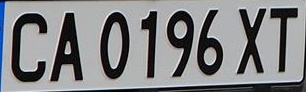
#> input picture PlakaTS/TespitEdilenPlaka/plaka.jpg, 306 x 92 px
$ python PlakaOkuma.py
#> lines starting #> are read from the running program, lines starting #| are printed output that depends on the picture; after the words box and inside, x2 and y2 are one past the last pixel; in counts of white or black regions, pixels touching at a corner belong together
import cv2
import pytesseract
import matplotlib.pyplot as plt
#pytesseract.pytesseract.tesseract_cmd = r"C:\Program Files\Tesseract-OCR\tesseract.exe"

# Plaka resmin görüntülenmesi
img = cv2.imread("TespitEdilenPlaka/plaka.jpg")
#> img is the input picture: shape (92, 306, 3); mean B, G, R 132.4, 130.6, 129.6

plt.imshow(cv2.cvtColor(img,cv2.COLOR_BGR2RGB))
plt.show()

#gray formata dönüştürülmesi
gray = cv2.cvtColor(img, cv2.COLOR_BGR2GRAY)

cv2.imshow('gray', gray)

#bulanıklaştırma
blur = cv2.GaussianBlur(gray, (3,3), 0)
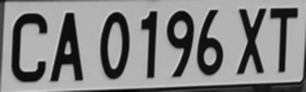
#> blur: shape (92, 306); min 3, max 211, mean 130.7

cv2.imshow('blur', blur)

#eşikleme
thresh = cv2.threshold(blur, 0, 255, cv2.THRESH_BINARY_INV + cv2.THRESH_OTSU)[1]
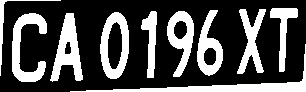
#> thresh: shape (92, 306); 30.6% white; 10 white regions, largest, box (x1, y1, x2, y2) and area: (70, 44, 306, 92) 1381, (50, 13, 83, 82) 1104, (12, 13, 47, 82) 1081

cv2.imshow('thresh', thresh)

#Gürültüyü gidermek ve görüntüyü ters çevirmek için Morph açık

#dikdörtgen yapıyı tanımlama
kernel = cv2.getStructuringElement(cv2.MORPH_RECT, (3,3))

#karakterleri içine alır ve açık boşlukları kaldırır
opening = cv2.morphologyEx(thresh, cv2.MORPH_OPEN, kernel, iterations=1)
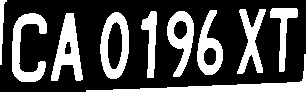
#> opening: shape (92, 306); 30.2% white; 10 white regions, largest, box (x1, y1, x2, y2) and area: (86, 54, 306, 92) 1355, (51, 13, 83, 81) 1101, (12, 13, 47, 82) 1081
cv2.imshow('opening', opening)

#görüntüyü ters çevirir (beyazı-siyah,siyahı-beyaz)
invert = 255 - opening
cv2.imshow('invert', invert)

#Plakayı okuma
#> (the run stopped early here; a loop or call above may not have finished)
